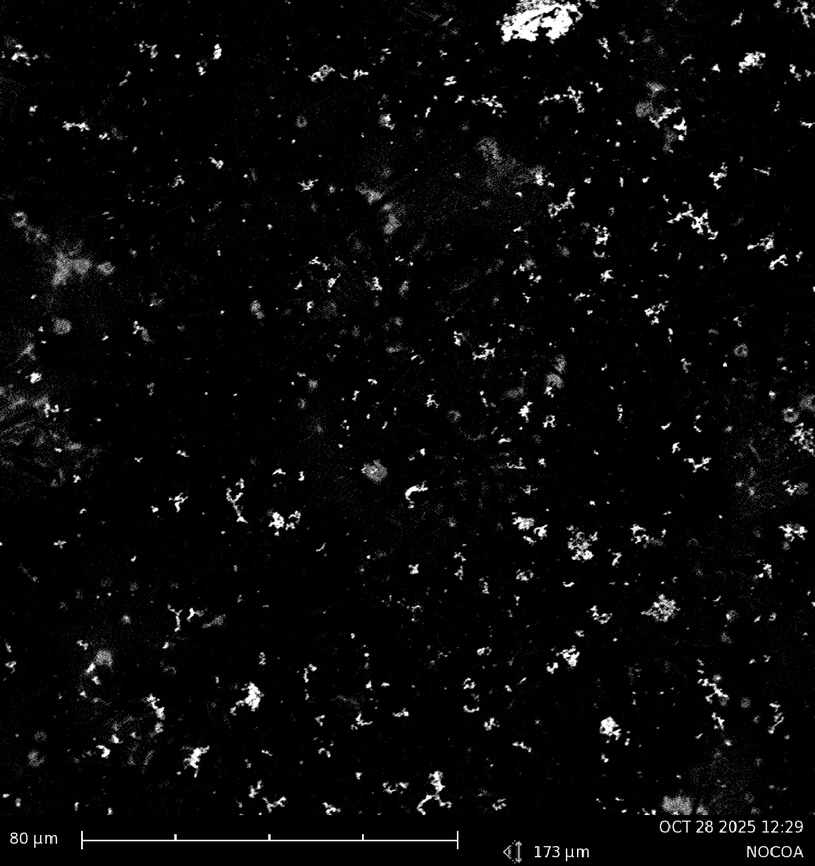
#> input picture Nanoparticles/NOCOB1.jpg, 815 x 866 px, shrunk from 1024 x 1088 before the run, found by its file name
$ python 'Automation Full.py'
#> lines starting #> are read from the running program, lines starting #| are printed output that depends on the picture; after the words box and inside, x2 and y2 are one past the last pixel; in counts of white or black regions, pixels touching at a corner belong together
import cv2
import numpy as np

#Loads the image in grayscale

def detect_edges(image_path, output_path='C:/Users/D00456326/Desktop/Research Photos/Edges/Nanoparticles/Image1 edges.png'):
    image = cv2.imread(image_path, cv2.IMREAD_GRAYSCALE)
#> image is the input picture: shape (866, 815); min 0, max 255, mean 8.8

#Checks if the image is loaded properly

    if image is None:
        raise ValueError(f"Failed to load image at {image_path}")

#Crop bottom banner
    h, w = image.shape
#> h = 866; w = 815
    crop_height = int(h * 0.90)  # keep top 90%
#> crop_height = 779
    image = image[:crop_height, :]
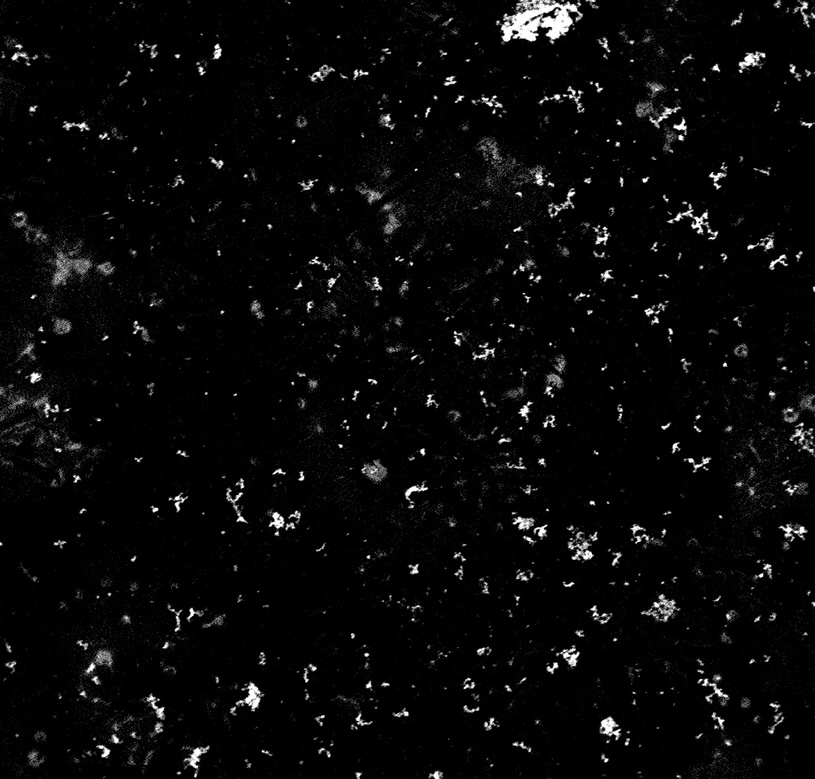
#> image: shape (779, 815); min 0, max 255, mean 8.6

#Applies blur to reduce noise

    blurred = cv2.GaussianBlur(image, (5, 5), 1.4)

#Applying edge detection

    edges = cv2.Canny(blurred, 100, 200)
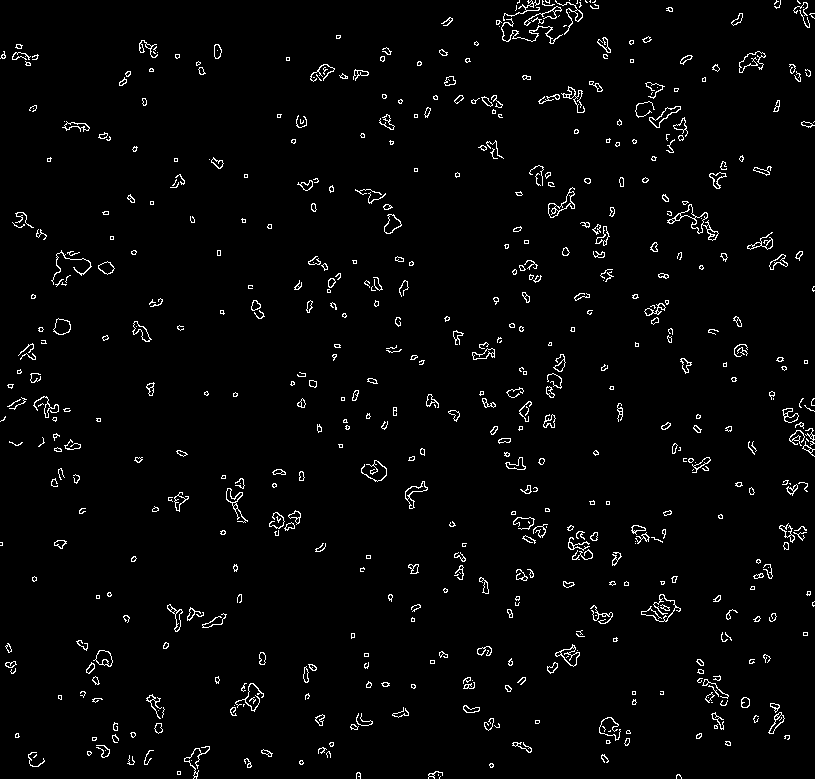
#> edges: shape (779, 815); 2.6% white in thin lines or dots

#Save the result
    cv2.imwrite(output_path, edges)
    print(f"Edges saved to {output_path}")


def count_holes(edge_image_path, min_contour_area=10):

#Loads the edged out image

#> called with min_contour_area = 10
    image = cv2.imread(edge_image_path, cv2.IMREAD_GRAYSCALE)
    if image is None:
        raise ValueError(f"Failed to load image at {edge_image_path}")

#Threshold the image to make sure it's binary

    _, thresh = cv2.threshold(image, 127, 255, cv2.THRESH_BINARY)

#Finds the contours

    contours, hierarchy = cv2.findContours(thresh, cv2.RETR_CCOMP, cv2.CHAIN_APPROX_SIMPLE)
#> contours = 1002 contours, 684 with area under 20; largest, box (x1, y1, x2, y2) and area: (667, 204, 719, 241) 391, (548, 187, 575, 218) 252, (555, 644, 580, 667) 222, (53, 318, 71, 335) 200, (93, 650, 113, 667) 198
    if hierarchy is None:
        print("No contours found.")
        return 0

#Counting the contours or "holes"

    holes = 0
    for i, contour in enumerate(contours):
        if cv2.contourArea(contour) < min_contour_area:
            continue
        parent = hierarchy[0][i][3]
        if parent != -1:
            holes += 1
#> this loop made 1002 passes
#> parent on passes 5, 6, 9, 11, 14, 17, 19, 21, 25, 27, 29, 30: -1, 4, -1, -1, -1, -1, -1, -1, -1, 24, -1, 28
#> contour on passes 1, 3, 7, 10, 12, 13: [[440, 776], [439, 777], [439, 778], [439, 777]], [[438, 774], [438, 775]], [[177, 771], [177, 774], [180, 774], [180, 771]], [[491, 763], [493, 765], [491, 767], [489, 765]], [[301, 760], [303, 762], [301, 764], [299, 762]], [[191, 760]]
#> after the loop, holes = 268

    print(f"Number of nanoparticles detected: {holes}")
#| Number of nanoparticles detected: 268
    return holes

def get_hole_areas(edge_image_path, microns_per_pixel=1.0, min_contour_area=10):

    #Returns a list of areas (in µm²) for each detected hole in the edged image,
    #and prints & returns the average hole area.

#> called with microns_per_pixel = 0.17, min_contour_area = 10
    image = cv2.imread(edge_image_path, cv2.IMREAD_GRAYSCALE)
    if image is None:
        raise ValueError(f"Failed to load image at {edge_image_path}")

    _, thresh = cv2.threshold(image, 127, 255, cv2.THRESH_BINARY)

    contours, hierarchy = cv2.findContours(thresh, cv2.RETR_CCOMP, cv2.CHAIN_APPROX_SIMPLE)
    if hierarchy is None:
        print("No contours found.")
        return [], 0.0

    hole_areas_microns = []

    for i, contour in enumerate(contours):
        area_pixels = cv2.contourArea(contour)
        if area_pixels < min_contour_area:
            continue
        parent = hierarchy[0][i][3]
        if parent != -1:
            area_microns = area_pixels * (microns_per_pixel ** 2)
            hole_areas_microns.append(area_microns)
#> this loop made 1002 passes
#> (area_pixels, parent) on passes 5, 25, 29: (20.5, -1), (37.5, -1), (39, -1)
#> after the loop, hole_areas_microns = 268 values, max 5.46 at index 158, min 0.289 at index 2, mean 0.887

    if hole_areas_microns:
        avg_area = sum(hole_areas_microns) / len(hole_areas_microns)
#> avg_area = 0.887
    else:
        avg_area = 0.0

    #print(f"Detected {len(hole_areas_microns)} pockets.")
    for idx, area in enumerate(hole_areas_microns, 1):
        print(f"Nanoparticle {idx}: {area:.2f} µm²")
#> this loop made 268 passes
#> area on passes 1 to 3: 0.347, 0.607, 0.289
#| Nanoparticle 1: 0.35 µm²
#| Nanoparticle 2: 0.61 µm²
#| Nanoparticle 3: 0.29 µm²
#| Nanoparticle 4: 0.32 µm²
#| Nanoparticle 5: 0.36 µm²
#| Nanoparticle 6: 0.59 µm²
#| Nanoparticle 7: 0.40 µm²
#| Nanoparticle 8: 0.39 µm²
#> (further printed lines are left out)

    print(f"Average nanoparticle area: {avg_area:.2f} µm²")

    return hole_areas_microns, avg_area


#Calling the function

image_input_path = "C:/Users/D00456326/Desktop/Research Photos/Nanoparticles/NOCOB1.JPG"
edge_output_path = "C:/Users/D00456326/Desktop/Research Photos/Nanoparticles/NOCOB1 edges.png"

detect_edges(image_input_path, edge_output_path)
count_holes(edge_output_path)
get_hole_areas(edge_output_path, microns_per_pixel=0.17)

$ run again, with Nanoparticles/NOCOB2.jpg copied over Nanoparticles/NOCOB1.jpg
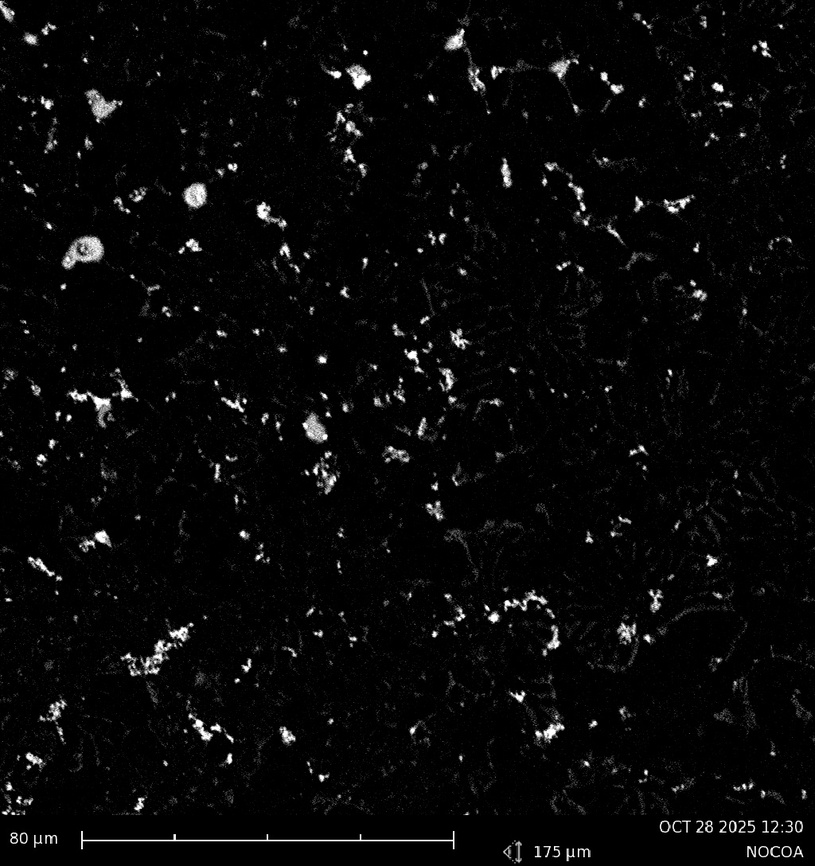
#> input picture Nanoparticles/NOCOB2.jpg, 815 x 866 px, shrunk from 1024 x 1088 before the run, found by its file name
#> in detect_edges, image is the input picture: shape (866, 815); min 0, max 255, mean 8.4
#> in detect_edges, `image = image[:crop_height, :]`:
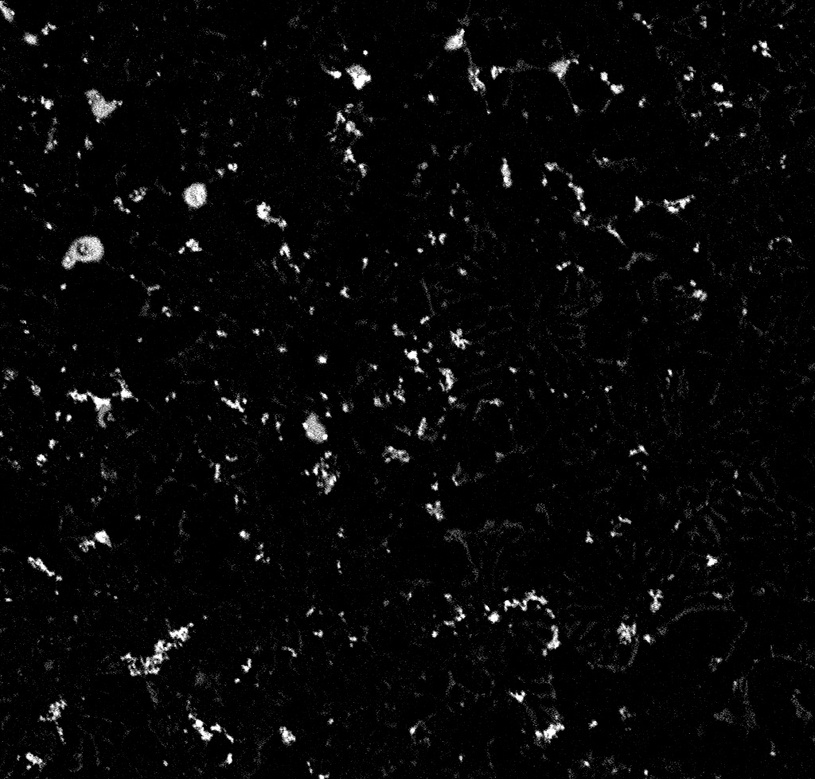
#> image: shape (779, 815); min 0, max 255, mean 8.3
#> in detect_edges, `edges = cv2.Canny(blurred, 100, 200)`:
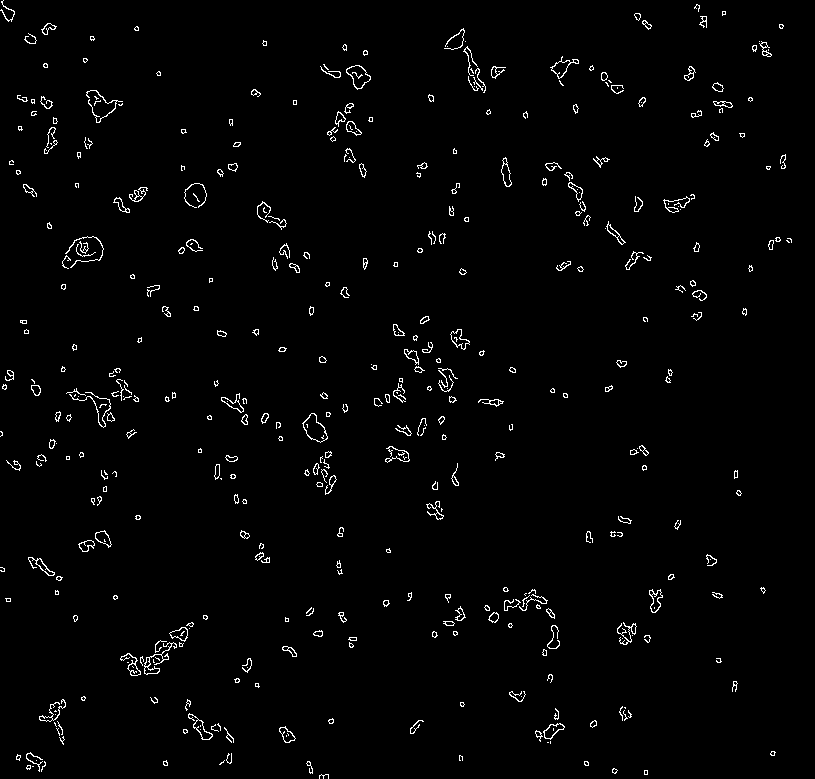
#> edges: shape (779, 815); 1.8% white in thin lines or dots
#> in count_holes, `contours, hierarchy = cv2.findContours(thresh, cv2.RETR_CCOMP, cv2.CHA..`: contours = 705 contours, 506 with area under 20; largest, box (x1, y1, x2, y2) and area: (302, 413, 328, 443) 413, (303, 413, 328, 443) 384, (346, 65, 371, 90) 333, (346, 65, 371, 89) 306, (550, 56, 579, 79) 208
#> the loop in count_holes, `for i, contour in enumerate(contours):` made 705 passes
#> parent on passes 3, 4, 5, 7, 9, 10, 11, 15: 1, -1, 3, -1, -1, 8, -1, -1
#> after the loop in count_holes, `for i, contour in enumerate(contours):`: holes = 191
#| Number of nanoparticles detected: 191
#> the loop in get_hole_areas, `for i, contour in enumerate(contours):` made 705 passes
#> (area_pixels, parent) on passes 30, 38, 42: (29, -1), (141.5, -1), (173.5, -1)
#> after the loop in get_hole_areas, `for i, contour in enumerate(contours):`: hole_areas_microns = 191 values, max 11.08 at index 79, min 0.289 at index 0, mean 0.953
#> avg_area = 0.953
#> the loop in get_hole_areas, `for idx, area in enumerate(hole_areas_microns, 1):` made 191 passes
#> area on passes 1 to 3: 0.289, 0.39, 0.318
#> (printed output is left out)
#| Average nanoparticle area: 0.95 µm²

$ run again, with Nanoparticles/Image1 Middle Right.jpg copied over Nanoparticles/NOCOB1.jpg
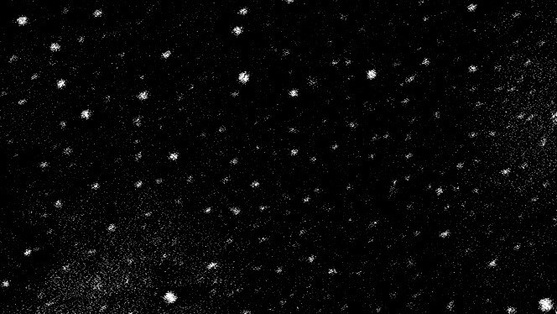
#> input picture Nanoparticles/Image1 Middle Right.jpg, 557 x 314 px, shrunk from 664 x 374 before the run, found by its file name
#> in detect_edges, image is the input picture: shape (314, 557); min 0, max 255, mean 8.7
#> image: shape (282, 557)
#> in detect_edges, `blurred = cv2.GaussianBlur(image, (5, 5), 1.4)`:
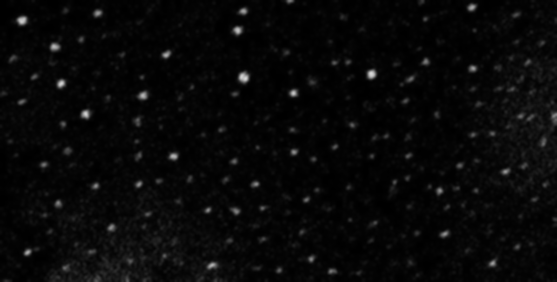
#> blurred: shape (282, 557); min 0, max 215, mean 8.1
#> in detect_edges, `edges = cv2.Canny(blurred, 100, 200)`:
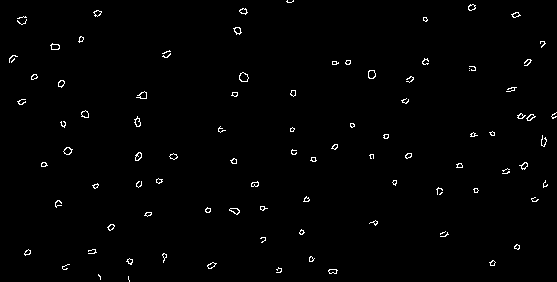
#> edges: shape (282, 557); 1.1% white in thin lines or dots
#> in count_holes, `contours, hierarchy = cv2.findContours(thresh, cv2.RETR_CCOMP, cv2.CHA..`: contours = 153 contours, 101 with area under 20; largest, box (x1, y1, x2, y2) and area: (239, 72, 249, 82) 63, (239, 72, 249, 82) 57, (368, 70, 376, 79) 50, (368, 70, 376, 79) 44, (63, 147, 73, 155) 43
#> the loop in count_holes, `for i, contour in enumerate(contours):` made 153 passes
#> parent on passes 3, 4, 7, 8, 9, 10, 11, 12: -1, 2, -1, 6, -1, 8, -1, 10
#> after the loop in count_holes, `for i, contour in enumerate(contours):`: holes = 49
#| Number of nanoparticles detected: 49
#> the loop in get_hole_areas, `for i, contour in enumerate(contours):` made 153 passes
#> (area_pixels, parent) on passes 3, 7, 11: (29, -1), (30.5, -1), (21, -1)
#> after the loop in get_hole_areas, `for i, contour in enumerate(contours):`: hole_areas_microns = 49 values, max 1.65 at index 38, min 0.289 at index 40, mean 0.594
#> avg_area = 0.594
#> the loop in get_hole_areas, `for idx, area in enumerate(hole_areas_microns, 1):` made 49 passes
#> area on passes 1 to 8: 0.723, 0.723, 0.434, 0.434, 0.361, 0.318, 0.506, 0.39
#> (printed output is left out)
#| Average nanoparticle area: 0.59 µm²

$ run again, with Nanoparticles/Image1 Top Left.jpg copied over Nanoparticles/NOCOB1.jpg
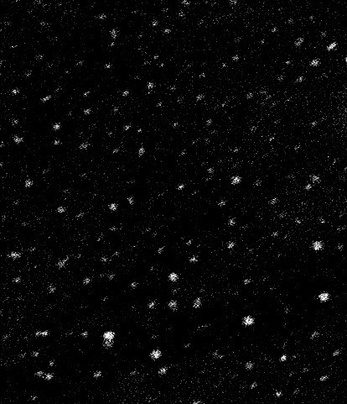
#> input picture Nanoparticles/Image1 Top Left.jpg, 347 x 404 px, shrunk from 414 x 481 before the run, found by its file name
#> in detect_edges, image is the input picture: shape (404, 347); min 0, max 255, mean 7.4
#> image: shape (363, 347)
#> in detect_edges, `blurred = cv2.GaussianBlur(image, (5, 5), 1.4)`:
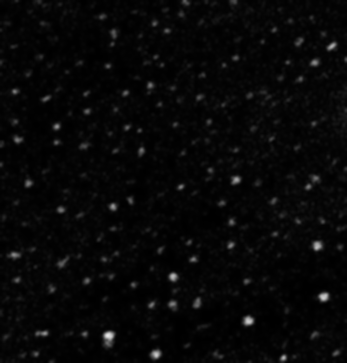
#> blurred: shape (363, 347); min 0, max 231, mean 7.4
#> in detect_edges, `edges = cv2.Canny(blurred, 100, 200)`:
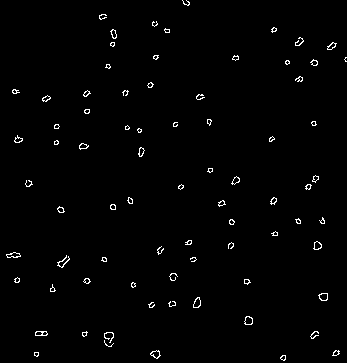
#> edges: shape (363, 347); 1.3% white in thin lines or dots
#> in count_holes, `contours, hierarchy = cv2.findContours(thresh, cv2.RETR_CCOMP, cv2.CHA..`: contours = 137 contours, 93 with area under 20; largest, box (x1, y1, x2, y2) and area: (244, 316, 253, 325) 54, (193, 297, 201, 308) 54, (318, 293, 328, 301) 53, (150, 350, 161, 359) 50, (6, 252, 21, 258) 48
#> the loop in count_holes, `for i, contour in enumerate(contours):` made 137 passes
#> parent on passes 1 to 8: -1, 0, -1, 2, -1, 4, -1, 6
#> after the loop in count_holes, `for i, contour in enumerate(contours):`: holes = 49
#| Number of nanoparticles detected: 49
#> the loop in get_hole_areas, `for i, contour in enumerate(contours):` made 137 passes
#> (area_pixels, parent) on passes 5, 7, 14, 17, 21, 23, 29, 31: (23, -1), (50, -1), (45.5, -1), (54, -1), (53.5, -1), (53, -1), (20.5, -1), (24, -1)
#> after the loop in get_hole_areas, `for i, contour in enumerate(contours):`: hole_areas_microns = 49 values, max 1.36 at index 7, min 0.318 at index 1, mean 0.567
#> avg_area = 0.567
#> the loop in get_hole_areas, `for idx, area in enumerate(hole_areas_microns, 1):` made 49 passes
#> area on passes 1 to 8: 0.434, 0.318, 0.462, 1.16, 0.318, 0.39, 0.621, 1.36
#> (printed output is left out)
#| Average nanoparticle area: 0.57 µm²
